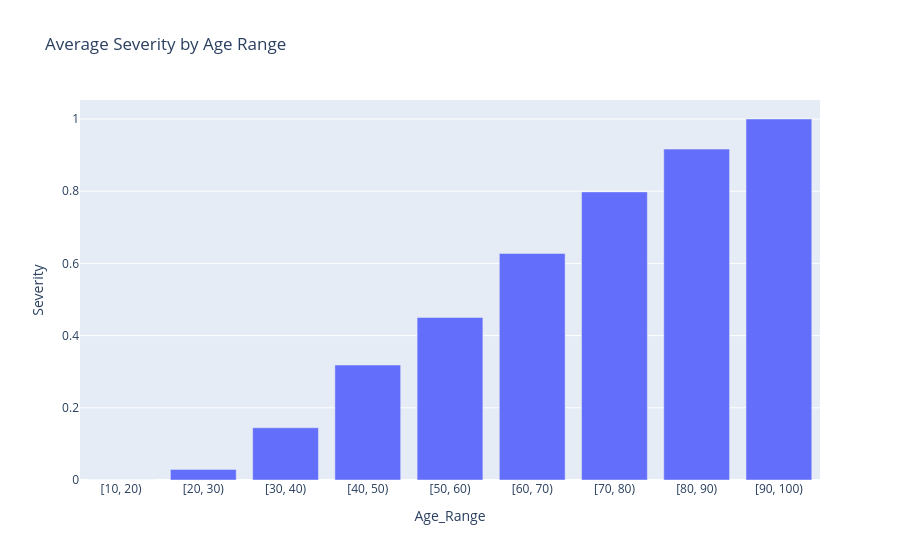

Notebook source saved alongside this figure:
### Code cell
''' Task 2.3  '''

import plotly.express as px

# makes strings of the interavls of the age range so plotly can read it
age_severity['Age_Range'] = age_severity['Age_Range'].astype(str)

# creates the bar plot 
mmg_Bar = px.bar(age_severity, x='Age_Range', y='Severity', title='Average Severity by Age Range')

mmg_Bar.show()

### Figure 1 — Plotly figure (JSON) as saved in the notebook; plotly's stock layout.template omitted (floating-point values rounded to 4 significant figures)
{"data": [{"alignmentgroup": "True", "hovertemplate": "Age_Range=%{x}<br>Severity=%{y}<extra></extra>", "legendgroup": "", "marker": {"color": "#636efa", "pattern": {"shape": ""}}, "name": "", "offsetgroup": "", "orientation": "v", "showlegend": false, "textposition": "auto", "type": "bar", "x": ["[10, 20)", "[20, 30)", "[30, 40)", "[40, 50)", "[50, 60)", "[60, 70)", "[70, 80)", "[80, 90)", "[90, 100)"], "xaxis": "x", "y": [0, 0.02941, 0.1447, 0.3185, 0.4502, 0.6275, 0.7981, 0.9167, 1], "yaxis": "y"}], "layout": {"autosize": true, "barmode": "relative", "legend": {"tracegroupgap": 0}, "title": {"text": "Average Severity by Age Range"}, "xaxis": {"anchor": "y", "autorange": true, "domain": [0, 1], "range": [-0.5, 8.5], "title": {"text": "Age_Range"}, "type": "category"}, "yaxis": {"anchor": "x", "autorange": true, "domain": [0, 1], "range": [0, 1.053], "title": {"text": "Severity"}, "type": "linear"}}}
